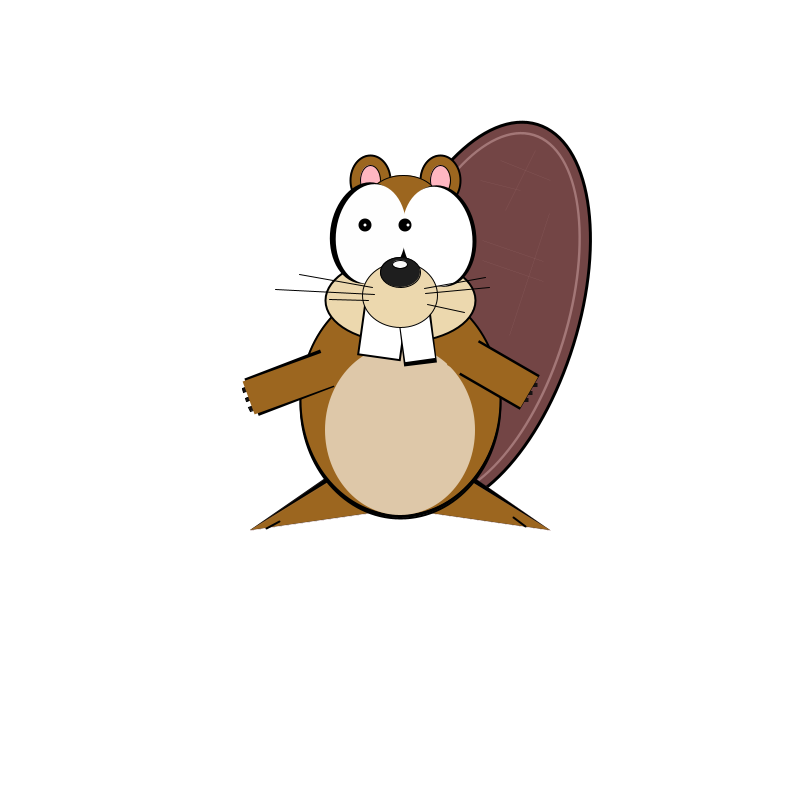
Frame 1 (no input)
Frame 60 (the mouse pressed at the canvas centre just before this capture): identical to frame 1, image omitted
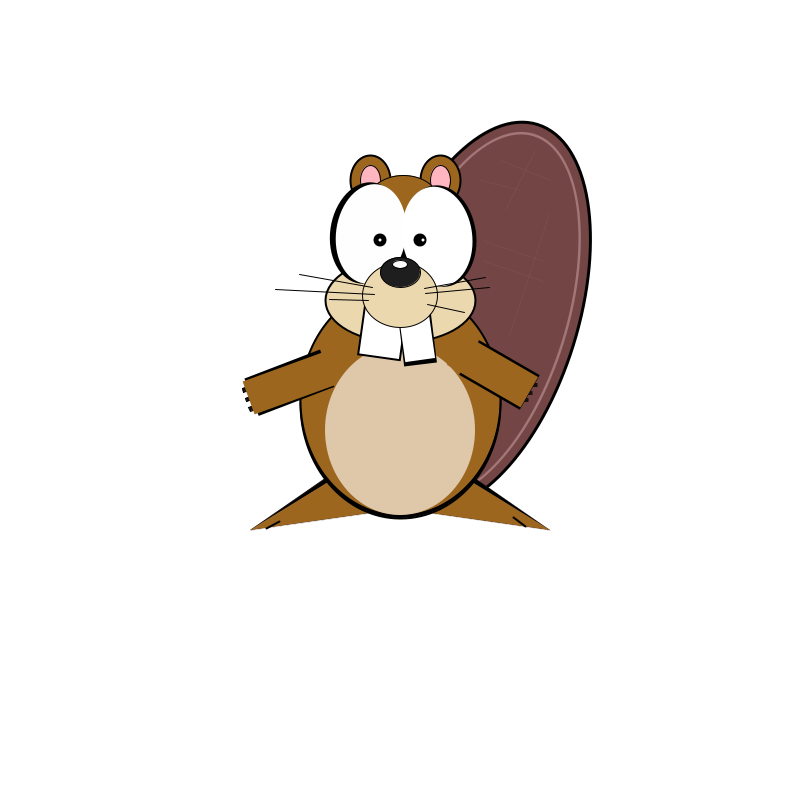
Frame 120 (the mouse held since frame 60 and released just before this capture)

The Processing sketch that drew these frames (run headless with seeded random() and noise(); from frame 60 on, the mouse is pressed at the canvas centre):

// Processing sketch: processing_85597
// ── processing_85597.pde

//Name: Andrew Foresman
//Class: ITGM_315
//Date: Winter 2013
//Title: Assignment 1



void setup(){
 
 size(800,800); 
 background(255);
  
}

void draw(){
  
  background(255);

  //start drawing the tail
  
  if((mouseX < 560) && (mouseX >450) && (mouseY > 150) && (mouseY <475)){ 
    
  //draws the tail
  
  strokeWeight(3);
  fill(115,69,69);
  rotate(.2);
  ellipse(513,209,200,400);
  rotate(-.2);
  
  //draws the tail inner outline
  
  noStroke();
  
  strokeWeight(0);
  ellipseMode(CENTER);
  fill(163,119,119);
  rotate(radians(8));
  ellipse(505,230,180,380);
  rotate(radians(-8));
  
  fill(115,69,69);
  rotate(radians(8));
  ellipse(505,230,175,375);
  rotate(radians(-8));
  
  //draws the tail cross hatching
  
  stroke(163,119,119);
  line(445,144,527,161);
  line(500,130,480,187);
  line(446,160,527,180);
  line(529,213,509,335);
  line(543,281,482,260);
  line(543,261,482,240);


}else{
  
  //draws the tail

  stroke(0);
  strokeWeight(3);
  fill(115,69,69);
  rotate(.3);
  ellipse(550,160,200,400);
  rotate(-.3);
  
  //draws the tail inner outline
  
  noStroke();
  
  strokeWeight(0);
  ellipseMode(CENTER);
  fill(163,119,119);
  rotate(.3);
  ellipse(550,160,180,380);
  rotate(-.3);
  
  fill(115,69,69);
  rotate(.3);
  ellipse(550,160,175,375);
  rotate(-.3);
  
  //draws the tail cross hatching
  
  stroke(163,119,119);
  line(500,160,550,180);
  line(535,150,505,210);
  line(520,190,480,180);
  line(549,213,509,335);
  line(543,281,482,260);
  line(543,261,482,240);



}



  //draws the feet outline
  
  fill(0);
  
  triangle(380, 440, 390, 510, 250, 530);
  
  triangle(420, 440, 410, 510, 550, 530);
  
  //draws the feet
  
  fill(156,102,31);
  
  triangle(380, 450, 390, 510, 250, 530);
  
  triangle(420, 450, 410, 510, 550, 530);
  
  //draws the toe lines
  
  stroke(0);
  strokeWeight(2);
  line(525,526,513,517);
  
  line(266,528,279,521);
  
  
  //draws the body outline
  
  stroke(0);
  ellipseMode(CENTER);
  fill(0);
  ellipse(400,403,200,230);

  //draws the body
  
  stroke(0);
  ellipseMode(CENTER);
  fill(156,102,31);
  ellipse(400,400,200,230);
  
  
  
  
  //draws the stomach
  
  noStroke();
  fill(222,200,169);
  ellipse(400,430,150,170);
  stroke(0);
  
  //draws the left arm
  
  
  
  //draws the cheeks
  
  fill(236,216,174);
  ellipse(400,300,150,85);
  
  //draws the ears---------------------//
  
  //draws the right ear
  
  strokeWeight(2);
  fill(156,102,31);
  ellipse(440,180,40,50);
  
  //right ear 

  strokeWeight(1);
  fill(255,182,193);
  ellipse(440,180,20,30);
  
  //draws the left ear
  
  strokeWeight(2);
  fill(156,102,31);
  ellipse(370,180,40,50);
  
  //left ear pink
  
  strokeWeight(1);
  fill(255,182,193);
  ellipse(370,180,20,30);
  
  //------------------------------------//
  
  
  //draws the skull
  fill(156,102,31);
  ellipse(403,200,70,50);
  
  //draws the face shadow
  
  fill(00);
  ellipse(400,262,40,30);
  
  //draws the eyes------------------------//

  //black circle around left eye
  strokeWeight(2);
  fill(0);
  rotate(radians(8));
  ellipse(395,180,70,100);
  rotate(radians(-8));
  
  
  //left eye white
  noStroke();
  fill(254);
  rotate(radians(8));
  ellipse(400,180,70,100);
  rotate(radians(-8));
  
  
  //black circle around right eye
  strokeWeight(2);
  fill(0);
  rotate(radians(-8));
  ellipse(403,295,72,102);
  rotate(radians(8));
  
  //right eye white
  fill(255);
  rotate(radians(-8));
  ellipse(400,295,70,100);
  rotate(radians(8));

  //left eye pupil
  
  float x_left_pupil = map (mouseX, 0, width, 365, 395);
  float y_left_pupil = map (mouseY, 0, height, 225, 255);
  
  fill(0);
  ellipse(x_left_pupil,y_left_pupil,13,13);
  
  //left eye spec
  
  fill(255);
  float x_spec_left_eye = map (mouseX, 0, width, 365, 395);
  float y_spec_left_eye = map (mouseY, 0, height, 225, 255);
  ellipse(x_spec_left_eye,y_spec_left_eye,3,3);
  
  //right eye pupil
  
  float x_right_pupil = map (mouseX, 0, width, 405, 435);
  float y_right_pupil = map (mouseY, 0, height, 225, 255);
  
  fill(0);
  ellipse(x_right_pupil,y_right_pupil,13,13);
  
  
  
  
  //right eye spec
  
  fill(255);
  float x_spec_right_eye = map (mouseX, 0, width, 408, 438);
  float y_spec_right_eye = map (mouseY, 0, height, 222, 262);
  ellipse(x_spec_right_eye,y_spec_left_eye,3,3);
  
  
  
  //draws the teeth--------------\\


  //draws the left tooth shadow
  
  fill(0);
  noStroke();
  rectMode(CENTER);
  
  rotate(radians(8));
  rect(425,277,44,50);
  rotate(radians(-8));
  
  
  //draws the left tooth
  
  fill(255);
  noStroke();
  rectMode(CENTER);
  
  rotate(radians(8));
  rect(425,275,40,50);
  rotate(radians(-8));
  
  
  //draws the right tooth shadow
  
  fill(0);
  noStroke();
  rectMode(CENTER);
  
  rotate(radians(-7));
  rect(373,387,33,52);
  rotate(radians(7));
  
  //draws the right tooth
  
  fill(255);
  noStroke();
  rectMode(CENTER);

  rotate(radians(-8));
  rect(366,390,30,50);
  rotate(radians(8));
  
  
  
  //draws the mouth
  stroke(0);
  strokeWeight(1);
  fill(236,216,174);
  ellipse(400,295,75,65);
  
  //draws the nose
  
  fill(30);
  ellipse(400,272,40,30);
  
  //draws the nose-highlight
  
  fill(250);
  ellipse(400,264,15,8);
  
  //draws the left fingers
  
  fill(22,18,18);
  rotate(radians(-20));
  rect(100, 460, 11, 4);
  rotate(radians(20));
  
  rotate(radians(-20));
  rect(100, 470, 11, 4);
  rotate(radians(20));
  
  
  rotate(radians(-20));
  rect(100, 450, 11, 4);
  rotate(radians(20));
  
  //draws the left arm outline
  
  noStroke();
  fill(0);
  rotate(radians(-21));
  rect(133, 461, 81, 40);
  rotate(radians(21));
  
  //draws the left arm
  
  noStroke();
  fill(156,102,31);
  rotate(radians(-20));
  rect(140, 459, 85, 35);
  rotate(radians(20));
  
  
  
  
  
  
  //draws the right fingers
  
  noStroke();
  fill(22,18,18);
  rect(532, 385,11,4);
  
  rect(527, 393,11,4);
  
  rect(523, 400,11,4);
  
  //draws the right arm outline
  
  noStroke();
  fill(0);
  rotate(radians(30));
  rect(620, 75, 70, 40);
  rotate(radians(-30));
  
  //draws the right arm
  
  noStroke();
  fill(156,102,31);
  rotate(radians(30));
  rect(612, 75, 85, 35);
  rotate(radians(-30));
  
  
  
  //draws the whiskers 
  
  
  //draws the left side whiskers 
  
  stroke(0);
  line(373,288,300,275);
  
  line(330,300,369,301);
  line(375,295,276,290);
  
  //draws the right side whiskers
  
  line(425,289,486,278);
  line(426,294,490,288);
  line(428,305,465,313);

}
